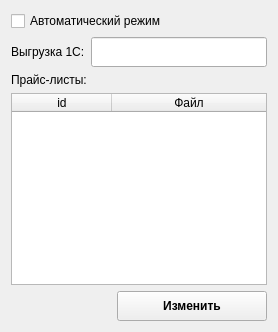
       <widget class="QWidget" name="tab_avto">
        <attribute name="title">
         <string>Автомат</string>
        </attribute>
        <layout class="QGridLayout" name="gridLayout_7">
         <item row="0" column="0">
          <layout class="QVBoxLayout" name="verticalLayout_5">
           <item>
            <widget class="QCheckBox" name="checkBox_autoActive">
             <property name="text">
              <string>Автоматический режим</string>
             </property>
            </widget>
           </item>
           <item>
            <layout class="QHBoxLayout" name="horizontalLayout_16">
             <item>
              <widget class="QLabel" name="label_36">
               <property name="text">
                <string>Выгрузка 1С:</string>
               </property>
              </widget>
             </item>
             <item>
              <widget class="QLineEdit" name="lineEdit_sD_dir1c">
               <property name="minimumSize">
                <size>
                 <width>0</width>
                 <height>30</height>
                </size>
               </property>
              </widget>
             </item>
            </layout>
           </item>
           <item>
            <widget class="QLabel" name="label_37">
             <property name="text">
              <string>Прайс-листы:</string>
             </property>
            </widget>
           </item>
           <item>
            <widget class="QTableWidget" name="tableWidget_priceFiles">
             <property name="editTriggers">
              <set>QAbstractItemView::NoEditTriggers</set>
             </property>
             <property name="alternatingRowColors">
              <bool>true</bool>
             </property>
             <property name="selectionBehavior">
              <enum>QAbstractItemView::SelectRows</enum>
             </property>
             <property name="showGrid">
              <bool>false</bool>
             </property>
             <attribute name="horizontalHeaderStretchLastSection">
              <bool>true</bool>
             </attribute>
             <column>
              <property name="text">
               <string>id</string>
              </property>
             </column>
             <column>
              <property name="text">
               <string>Файл</string>
              </property>
             </column>
            </widget>
           </item>
           <item>
            <layout class="QHBoxLayout" name="horizontalLayout_18">
             <item>
              <spacer name="horizontalSpacer_27">
               <property name="orientation">
                <enum>Qt::Horizontal</enum>
               </property>
               <property name="sizeHint" stdset="0">
                <size>
                 <width>40</width>
                 <height>20</height>
                </size>
               </property>
              </spacer>
             </item>
             <item>
              <widget class="QPushButton" name="pushButton_change">
               <property name="minimumSize">
                <size>
                 <width>150</width>
                 <height>30</height>
                </size>
               </property>
               <property name="maximumSize">
                <size>
                 <width>150</width>
                 <height>30</height>
                </size>
               </property>
               <property name="font">
                <font>
                 <weight>75</weight>
                 <bold>true</bold>
                </font>
               </property>
               <property name="text">
                <string>Изменить</string>
               </property>
              </widget>
             </item>
            </layout>
           </item>
          </layout>
         </item>
        </layout>
       </widget>
